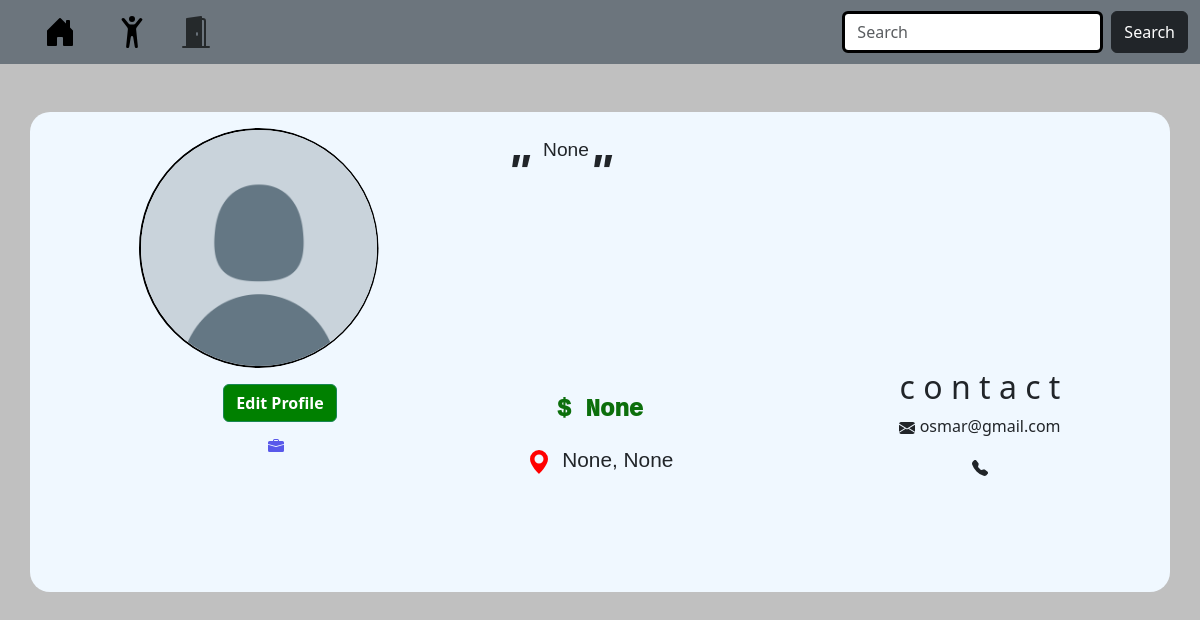
The page /profile/ (signed in) on the database its author committed.
### home/models.py (models this page shows, shortened)
class CustomUser(AbstractUser):
    profile_pic = models.ImageField(_('Profile Picture'), upload_to='profile_img/',blank=True, default='/profile_img/standard.png')
    birth_date = models.DateField(_('Birth Date'), null=True,blank=True)
    phone = models.CharField(_('Phone Number'), max_length=15,help_text='Type your number')
    description = models.TextField(_('Description'), max_length=350, blank=True, null=True)
    city = models.CharField(max_length=70, blank=True, null=True)
    job = models.ManyToManyField('Job', related_name='users')
    genre = models.ForeignKey('Genre', related_name='users', on_delete=models.SET_NULL, null=True,blank=True)
    price_average = models.FloatField(_('Price Average'), blank=True, null=True)
    is_contractor = models.BooleanField(_('Is Contractor'), default=True, help_text='Check this box if you want hire a job instead make a freelancer')
    email = models.EmailField('E-mail')
    brazil_states = (
    ('AC', 'Acre'),
    ('AL', 'Alagoas'),
    ('AP', 'Amapá'),
    ('AM', 'Amazonas'),
    ('BA', 'Bahia'),
    ('CE', 'Ceará'),
    ('DF', 'Distrito Federal'),
    ('ES', 'Espírito Santo'),
    ('GO', 'Goiás'),
    ('MA', 'Maranhão'),
    ('MT', 'Mato Grosso'),
    ('MS', 'Mato Grosso do Sul'),
    ('MG', 'Minas Gerais'),
    ('PA', 'Pará'),
    ('PB', 'Paraíba'),
    ('PR', 'Paraná'),
    ('PE', 'Pernambuco'),
    ('PI', 'Piauí'),
    ('RJ', 'Rio de Janeiro'),
    ('RN', 'Rio Grande do Norte'),
    ('RS', 'Rio Grande do Sul'),
    ('RO', 'Rondônia'),
    ('RR', 'Roraima'),
    ('SC', 'Santa Catarina'),
    ('SP', 'São Paulo'),
    ('SE', 'Sergipe'),
    ('TO', 'Tocantins'))
    uf = models.CharField(max_length=2, choices=brazil_states, help_text='Select the state where you live', blank=True,null=True)
    class Meta:
        ordering = ['price_average']
        verbose_name = 'User'
        verbose_name_plural = 'Users'

### home/views.py (the view)
# urls.py: path('profile/', views.MyProfile.as_view(),name='profile'),
class MyProfile(LoginRequiredMixin,DetailView):
    model = CustomUser
    template_name = 'registration/profile.html'
    context_object_name = 'user'
    def get_object(self, queryset: QuerySet[Any] | None = ...) -> Model:
        return self.request.user

### home/templates/registration/profile.html
{% extends "profile_base.html" %}
{% block button %}
    <a href="{% url "profile-edit" %}"><button type="button" class="btn btn-outline-success button-cool" style="
        background-color: green;
        ">
        Edit Profile</button>
    </a>
{% endblock %}

### home/templates/registration/profile_base.html (shortened to what this page needs)
{% extends "base.html" %}
{% load static %}
{% block extra_styles %}<link rel="stylesheet" href="{% static "/css/profile.css" %}">{% endblock %}
{% block content %}
    <br></br>
    <div class="container text-center">
        <div class="row">
            <div class="col-sm-7">
                <img class="profile_pic" src="{{user.profile_pic.url}}">
            </div>
            <div class="col-sm-5 description">
                <p class="quote">"&nbsp</p>
                <p>{{user.description}}</p>
                <p class="quote">"&nbsp</p>
            </div>
        </div>
        <div class="row">
            <div class="col-sm">
                {% block button %}{% endblock %}
                <br>
            </div>
            <div class="col-sm info">
                <br>
                <div class="price">
                    <p style="
                    font-family:'Courier New', Courier, monospace;
                    "> $ {{user.price_average}}</p>
                </div>
                <div class="location" style="font-size:1.3rem;">
                    <p>
                        <svg xmlns="http://www.w3.org/2000/svg" width="24" height="24" fill="currentColor" class="bi bi-geo-alt-fill" viewBox="0 0 16 16" style="color:red;">
                            <path d="M8 16s6-5.686 6-10A6 6 0 0 0 2 6c0 4.314 6 10 6 10m0-7a3 3 0 1 1 0-6 3 3 0 0 1 0 6"/>
                          </svg>
                          &nbsp{{user.city}}, {{user.uf}}
                    </p>
                </div>
            </div>
            <div class="col-sm">
                <h2>c o n t a c t</h2>
                <p class="email">
                      {{user.email}}
                </p>
                <p class="phone">
                </p>
            </div>
        </div>
    </div>
{% endblock %}

### home/static/css/profile.css (style rules this page uses)
.profile_pic { clip-path: circle(50%); object-fit: cover; max-width: 15rem; margin-top: 1rem; position: relative; right: 6.5rem; border: 2px solid black; border-radius: 50%; }
.container { background-color: aliceblue; border-radius: 20px; height: 30rem; }
.button-cool { color: white; font-weight: 700; position: relative; left: 60px; }
.description { display: flex; position: relative; right: 200px; margin-top: 1.5rem; font-size: 1.2rem; font-family:'Gill Sans', 'Gill Sans MT', Calibri, 'Trebuchet MS', sans-serif ; }
.quote { font-weight:bold; font-style:italic; font-size:3rem; }
.jobs { color: rgb(89, 89, 234); font-weight: 600; position: relative; left: 3.5rem; margin-top: 1rem; }
.info { font-family:'Trebuchet MS', 'Lucida Sans Unicode', 'Lucida Grande', 'Lucida Sans', Arial, sans-serif; }
.price { color:rgb(12, 111, 12); font-weight: 1000; font-size: 1.5rem; display: flex; justify-content: center; justify-items: center; }

### rows shown on the page
CustomUser: profile_pic (picture), description "None", price_average "None", city "None", uf "None", email "osmar@gmail.com"
